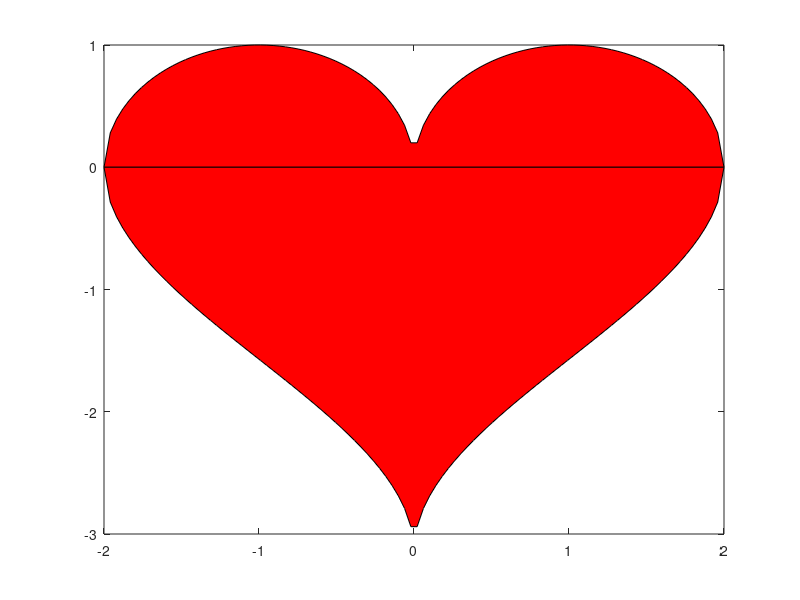

MATLAB code to generate this figure: (Note: this script raises an error after producing the figure.)
x = linspace(-2, 2);
f = sqrt(1 - (abs(x)-1).^2);
g = acos(1 - abs(x)) - pi;
fill(x, f, 'r')
hold on
fill(x, g, 'r')
%%text(-0.4, -0.5, 'JSSG', 'fontsize', 20)
gtext('JSSG', 'fontsize', 50);

